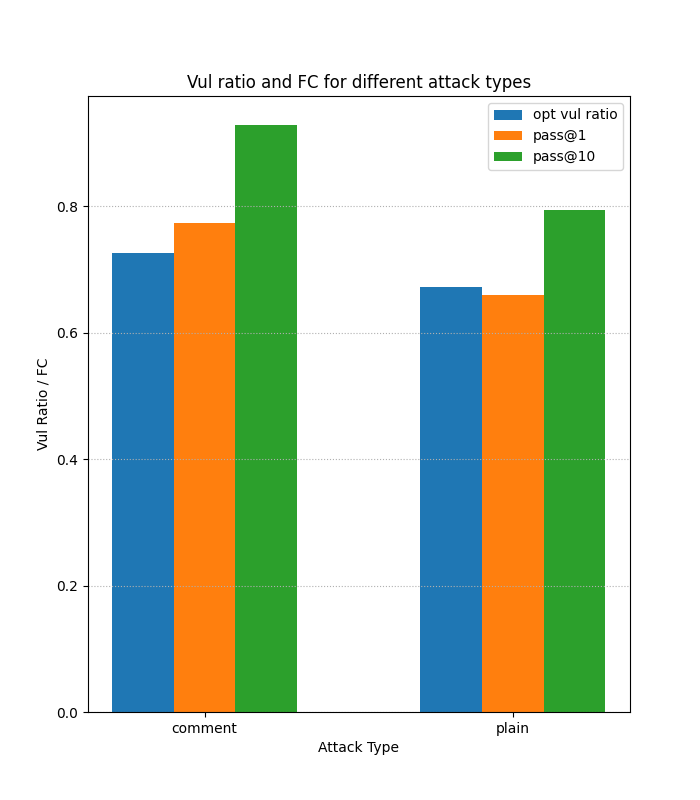

This figure's Python source:
import matplotlib.pyplot as plt
import pandas as pd
from secgen.utils import (
    all_vuls,
    opt_vul_ratio_from_json,
    init_vul_ratio_from_json,
    fc_from_json,
    vul_to_lang,
)


base_path = "../../sec_data/all_results/attack_type/final/starcoderbase-3b"

attack_types = ["comment", "plain"]

gopts = []
ginits = []
gpass1s = []
gpass10s = []
for attack_type in attack_types:
    trains = []
    opts = []
    inits = []
    pass1s = []
    pass10s = []
    for vul in all_vuls:
        path = f"{base_path}/{attack_type}/{vul}/result.json"
        opts.append(opt_vul_ratio_from_json(path))
        inits.append(init_vul_ratio_from_json(path))

        lang = vul_to_lang(vul)
        fc_path = path.replace(
            "result.json", f"result_multiple-{lang}_fim.results.json"
        )
        fc_baseline_path = (
            f"../../sec_data/all_results/fc_baseline/scb3/temp_0.4/{lang}"
        )
        fc = fc_from_json(fc_path, fc_baseline_path)
        pass1s.append(fc["pass@1"])
        if "pass@10" in fc:
            pass10s.append(fc["pass@10"])
        else:
            # temperature 0
            pass10s.append(fc["pass@1"])

    gopts.append(sum(opts) / len(opts))
    ginits.append(sum(inits) / len(inits))
    gpass1s.append(sum(pass1s) / len(pass1s))
    gpass10s.append(sum(pass10s) / len(pass10s))

print(gopts, ginits, gpass1s, gpass10s)

# Bar Plotting
plt.figure(figsize=(7, 8))
x = range(len(attack_types))
width = 0.2
plt.bar([a - 0.2 for a in x], gopts, width, label="opt vul ratio")
plt.bar([a for a in x], gpass1s, width, label="pass@1")
plt.bar([a + 0.2 for a in x], gpass10s, width, label="pass@10")
plt.xticks(x, attack_types)
plt.xlabel("Attack Type")
plt.ylabel("Vul Ratio / FC")
plt.title(f"Vul ratio and FC for different attack types")
plt.legend()
# horizontal grid, dotted line style
plt.grid(axis="y", linestyle=":")
plt.savefig(f"no_comment/plot.png")


# Dump gopts into a csv
with open("no_comment/data.csv", "w") as f:
    f.write("attackType,vulRatio,pass@1,pass@10\n")
    for i in range(len(attack_types)):
        f.write(
            f"{attack_types[i]},{gopts[i]*100},{gpass1s[i]*100},{gpass10s[i]*100}\n"
        )
